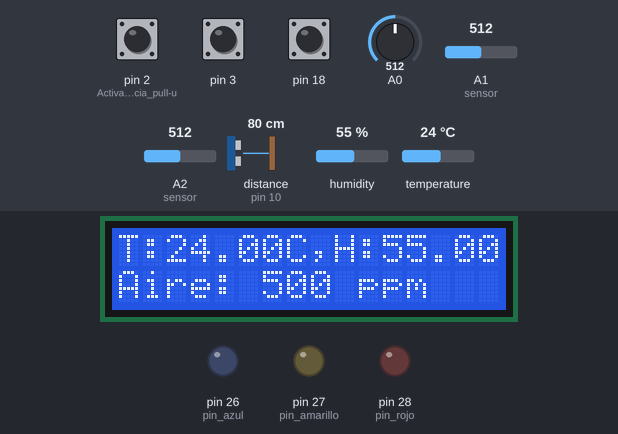
A sketch run on a simulated Arduino Mega 2560, built with avr-gcc and run on an emulated ATmega2560. Parts: 16×2 character LCD, output pins drawn as LEDs (lit = HIGH). Wiring (inferred from the names in the program): ultrasonic range finder: trigger pin 11; echo pin 10. The inputs (shaded band) are chosen by the test bench; at power-on: pin 2 (Activa_resistencia_pull-u) HIGH, pin 3 HIGH, humidity 55 %, temperature 24 °C, pin 18 HIGH, A0 = 512, A1 (sensor) = 512, A2 (sensor) = 512, distance to the obstacle (sensor on pin 10) 80 cm. The echo pulse lasts 58.3 µs per cm; EEPROM starts erased; pins used as bus, display or sensor lines are not drawn; what the sketch prints to the serial monitor is not drawn.

Above: at 1.2 s.
1.3 s: pin 2 (Activa_resistencia_pull-u) pulled LOW for 0.15 s
At 3.6 s:
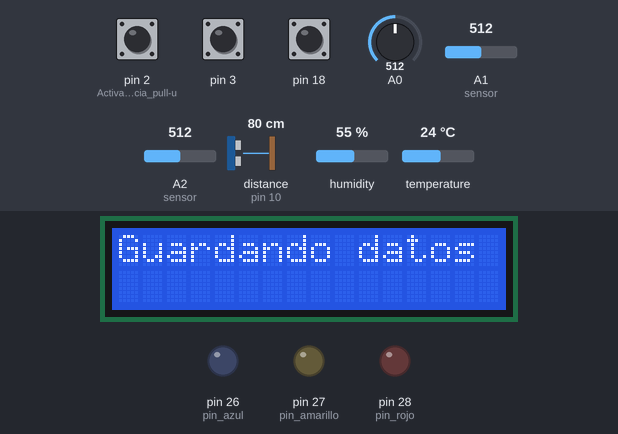
6.0 s: pin 3 pulled LOW for 0.15 s
At 7.7 s:
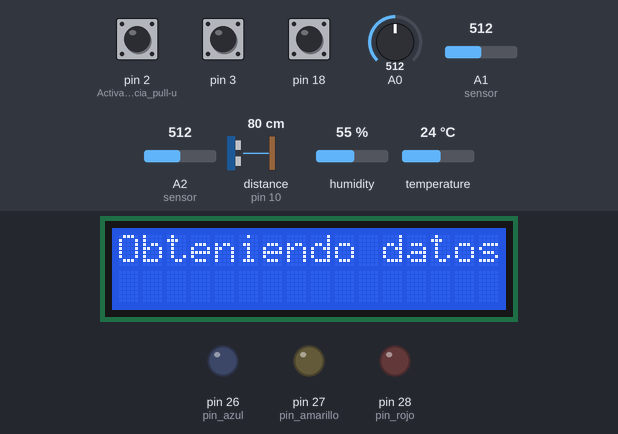
10.3 s: humidity set to 59 %
At 13.4 s:
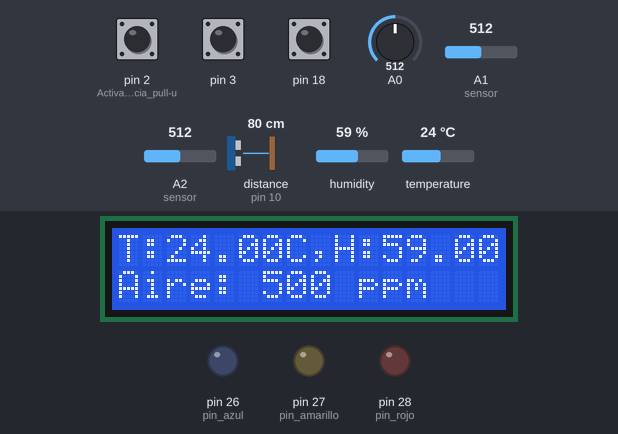
13.7 s: humidity set to 62 %
At 15.2 s:
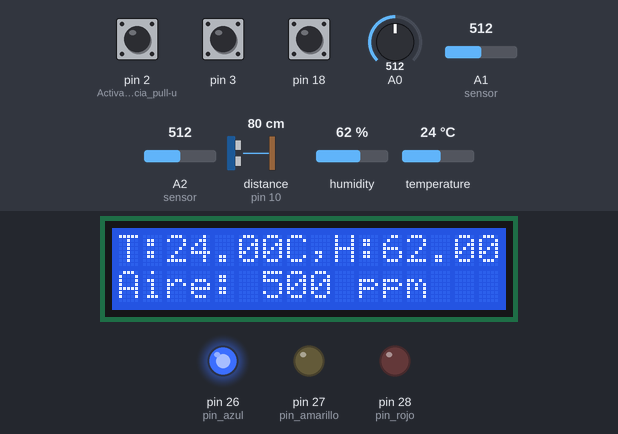
16.0 s: temperature set to 28 °C
At 17.9 s:
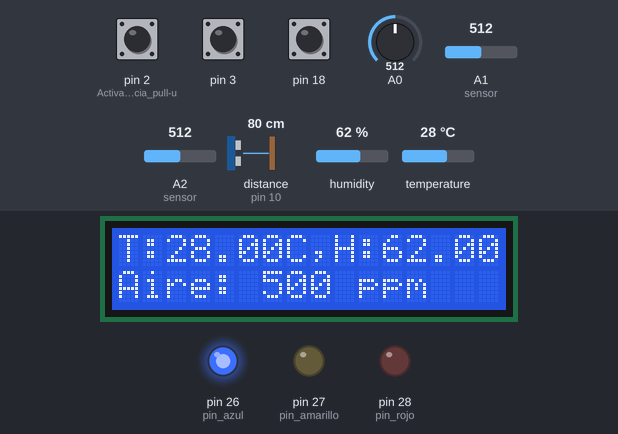
18.2 s: temperature set to 31 °C
At 19.8 s:
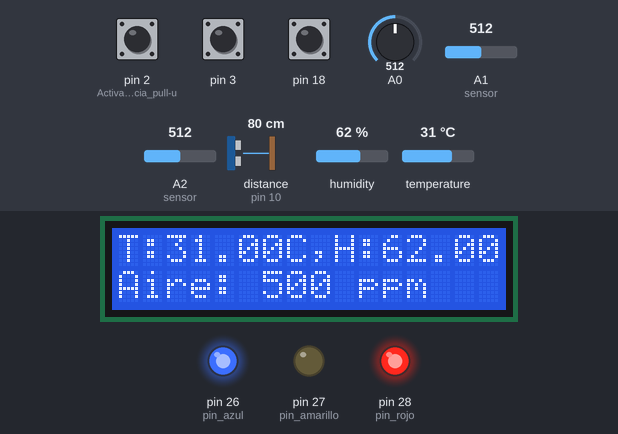
Timing chart, 0 to 21.3 s (numbered marks = the images above; inputs shaded):
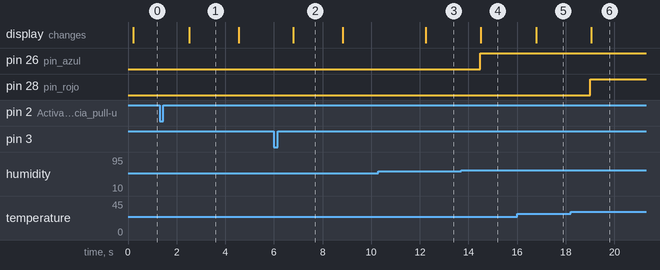

The sketch:

Codigo_Arduino.ino
```cpp
int gasVal;
volatile int velocidad = 500;
const int maxima = 5000;
const int minima = 100;
const int aumenta = 100;
int serial=0;
float sensibilidad = 0.185; //Ajuste de sensibilidad para sensor de 5A(sensor de corriente)
float corriente= 0.0;
int sensor = A2;
int lectura;


// Incluimos librería
#include <DHT.h>

// Definimos el pin digital donde se conecta el sensor
#define DHTPIN 4
// Dependiendo del tipo de sensor
#define DHTTYPE DHT11
// Inicializamos el sensor DHT11
DHT dht(DHTPIN, DHTTYPE);
float h;
float t;


// incluir libreria
#include <Wire.h>
// Pines sensor izquierdo
int Trigger_izq = 11;
int Echo_izq = 10;

int izquierdo_duracion, izquierdo_distancia;


//Parte de la lcd
#include <LiquidCrystal_I2C.h>
#include <Wire.h>
LiquidCrystal_I2C lcd(0x27,16,2);

//Para los botones
volatile bool botonPresionado1 = false;
volatile bool botonPresionado2 = false;
volatile bool botonPresionado3 = false;

//Para guardar los datos en la Eprom
#include <EEPROM.h>
float tem_eeprom = 0.0;
float hum_eeprom = 0.0;
float corr_eeprom = 0.0;
int gas_eeprom = 0;
int luz_eepro = 0;

//Pines de las luces led de advertencia
int pin_azul = 26;
int pin_amarillo = 27;
int pin_rojo = 28;


void setup() {
  Serial.begin(9600);

  pinMode(2, INPUT_PULLUP);  // Activa resistencia pull-up interna
  pinMode(3, INPUT_PULLUP);
  pinMode(18, INPUT_PULLUP);

  attachInterrupt(digitalPinToInterrupt(3), setFlag3, FALLING); // Cambio a FALLING
  attachInterrupt(digitalPinToInterrupt(2), setFlag2, RISING); // Cambio a FALLING
  attachInterrupt(digitalPinToInterrupt(18), setFlag1, FALLING);

  // Se declaran los pines sensor izquierdo como Entradas/Salidas
  pinMode(Trigger_izq, OUTPUT);
  pinMode(Echo_izq, INPUT);


  // Comenzamos el sensor DHT
  dht.begin();

  lcd.init();
  lcd.backlight();

  //Declaracion de pines led
  pinMode(pin_azul, OUTPUT);
  pinMode(pin_amarillo, OUTPUT);
  pinMode(pin_rojo, OUTPUT);
}

void loop() {
  //Este es la parte del sensor de oxigeno
  int sensorValue = analogRead(A0);
  float voltage = sensorValue * (5.0 / 1023.0);
  gasVal = voltage * 200; // Conversión aproximada para CO2
  Serial.print(gasVal);// Se imprime en la consola el valor en ppm

  //Esta es la parte del sensor de corriente
  corriente = promedioCorriente(500); //Esto me calcula el promedio de 500 mediciones del sensor de corriente
  Serial.print(",");
  Serial.print(corriente);


  // Leemos la humedad relativa
  h = dht.readHumidity();
  // Leemos la temperatura en grados centígrados (por defecto)
  t = dht.readTemperature();

  // Comprobamos si ha habido algún error en la lectura
  if (isnan(h) || isnan(t)) {
    Serial.println("Error obteniendo los datos del sensor DHT11");
    return;
  }

  // Calcular el índice de calor en grados centígrados
  float hic = dht.computeHeatIndex(t, h, false);

  //Serial.print("Humedad: ");
  Serial.print(",");
  Serial.print(h);
  //Serial.print("Temperatura: ");
  Serial.print(",");
  Serial.print(t);


  /// Variables Para medir distancia con sensor izquierdo
  digitalWrite(Trigger_izq, HIGH);
  delayMicroseconds(10);
  digitalWrite(Trigger_izq, LOW);
  izquierdo_duracion = pulseIn(Echo_izq, HIGH);
  izquierdo_distancia = (izquierdo_duracion/2) / 29.1;
  Serial.print(",");
  Serial.print(izquierdo_distancia);


  lectura = analogRead(sensor);
  Serial.print(",");
  Serial.println(lectura);

  if (botonPresionado2) {
    botonPresionado2 = false;
    escribir_Eprom();
  }

  if (botonPresionado3) {
    botonPresionado3 = false;
    leer_Eprom();
  }

  if (botonPresionado1) {
    botonPresionado1 = false;
    mostrar_datos();
  }


  if(t >= 30){ // led aviso temperatura
    digitalWrite(pin_rojo, HIGH);
  }else{
    digitalWrite(pin_rojo, LOW);
  }

  if(h > 60){ // led aviso humedad
    digitalWrite(pin_azul, HIGH);
  }else{
    digitalWrite(pin_azul, LOW);
  }

  if(corriente > 0.40){ // led aviso corriente
    digitalWrite(pin_amarillo, HIGH);
  }else{
    digitalWrite(pin_amarillo, LOW);
  }

  loop_lcd();

  delay(1000);
}


// ISR pin 2, guardar datos en la eprom
void setFlag2() {
  botonPresionado2 = true;  // ISR solo cambia la bandera
}

void escribir_Eprom(){
  EEPROM.put(0, t);
  EEPROM.put(5, h);
  EEPROM.put(10, corriente);
  EEPROM.put(15, gasVal);
  EEPROM.put(20, lectura);
  Serial.println(".......Datos guardados......");
  lcd.clear();
  lcd.setCursor(0,0);
  lcd.print("Guardando datos");
  delay(2000);
  lcd.clear();
}


// ISR pin 3, obtiene los valores de la Eprom
void setFlag3() {
  botonPresionado3 = true;  // ISR solo cambia la bandera
}

void leer_Eprom(){
  EEPROM.get(0, tem_eeprom);
  EEPROM.get(5, hum_eeprom);
  EEPROM.get(10, corr_eeprom);
  EEPROM.get(15, gas_eeprom);
  EEPROM.get(20, luz_eepro);
  Serial.println(".......Datos obtenidos......");
  lcd.clear();
  lcd.setCursor(0,0);
  lcd.print("Obteniendo datos");
  delay(2000);
  lcd.clear();
}


//En esta parte se carga el mesaje a la lcd
void setFlag1() {
  botonPresionado1 = true;  // ISR solo cambia la bandera
}

void mostrar_datos(){
  lcd.clear();
  lcd.setCursor(0,0);
  lcd.print("T:");
  lcd.print(String(tem_eeprom));
  lcd.print("C");
  lcd.print(",H:");
  lcd.print(String(hum_eeprom));
  lcd.setCursor(0,1);
  lcd.print("Aire: ");
  lcd.print(String(gas_eeprom));
  lcd.print(" ppm");
  Serial.println("....Mostrando datos........");
  delay(3000);
}

void loop_lcd(){
  /*EEPROM.put(0, t);
  EEPROM.put(5, h);
  EEPROM.put(10, corriente);
  EEPROM.put(15, gasVal);
  EEPROM.put(20, lectura);
  Serial.println(".......Datos guardados......");
  lcd.clear();
  lcd.setCursor(0,0);
  lcd.print("Guardando datos");
  delay(1500);
  lcd.clear();*/
  lcd.clear();
  lcd.setCursor(0,0);
  lcd.print("T:");
  lcd.print(String(t));
  lcd.print("C");
  lcd.print(",H:");
  lcd.print(String(h));
  lcd.setCursor(0,1);
  lcd.print("Aire: ");
  lcd.print(String(gasVal));
  lcd.print(" ppm");
}


//Funcion para promediar el valor de la corriente
float promedioCorriente(int muestra){
  float sensorA1;
  float intencidad=0;
  for(int i=0;i<muestra;i++){
    sensorA1 = analogRead(A1) * (5.0/1023.0);//Leemos el sensor de corriente
    intencidad=intencidad+(sensorA1-2.5)/sensibilidad; //Este es el caclculo para obtener el valor de consumo
  }
  intencidad=intencidad/muestra;
  if(intencidad < 0){
    intencidad = -1*intencidad;
  }
  return intencidad;
}
```

Measured:
- the behaviour switches between 60 and 61 % on humidity (found by bisection; images 3 and 4)
- the behaviour switches between 29 and 30 °C on temperature (found by bisection; images 5 and 6)
- after the input at 1.3 s, the display: changes after 1.2 s (image 1)
- after the input at 6.0 s, the display: changes after 0.80 s (image 2)
- after the input at 10.3 s, the display: changes after 1.9 s (image 3)
- after the input at 13.7 s, pin 26 (pin_azul): LOW → HIGH after 0.78 s; the display: changes after 0.81 s (image 4)
- after the input at 16.0 s, the display: changes after 0.78 s (image 5)
- after the input at 18.2 s, pin 28 (pin_rojo): LOW → HIGH after 0.81 s; the display: changes after 0.85 s (image 6)
